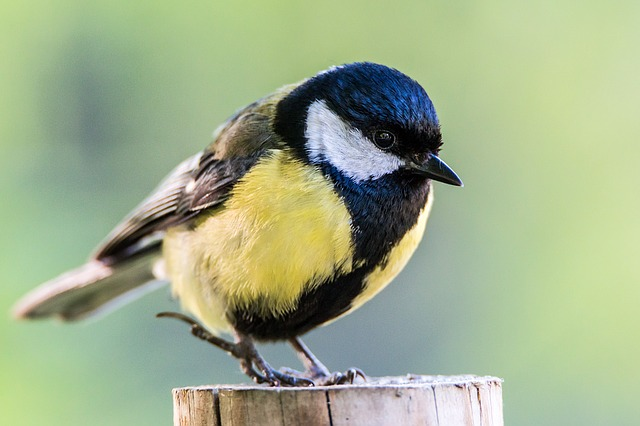
#> input picture OpenCv/OMES/4)Invertir_Imagenes/ave.jpg, 640 x 426 px
$ python Flip.py
#> lines starting #> are read from the running program, lines starting #| are printed output that depends on the picture
import cv2

#Inversion de arriba abajo
imagen = cv2.imread('ave.jpg')
#> imagen is the input picture: shape (426, 640, 3); mean B, G, R 139.9, 174.4, 159.9
flip0 = cv2.flip(imagen,0)
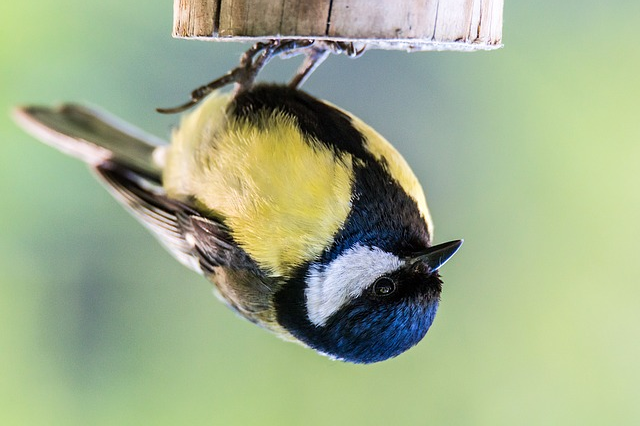
#> flip0: shape (426, 640, 3); mean B, G, R 139.9, 174.4, 159.9
cv2.imshow('flip0',flip0)
cv2.waitKey(0)

#Inversion de lateral
imagen = cv2.imread('ave.jpg')
flip1 = cv2.flip(imagen,1)
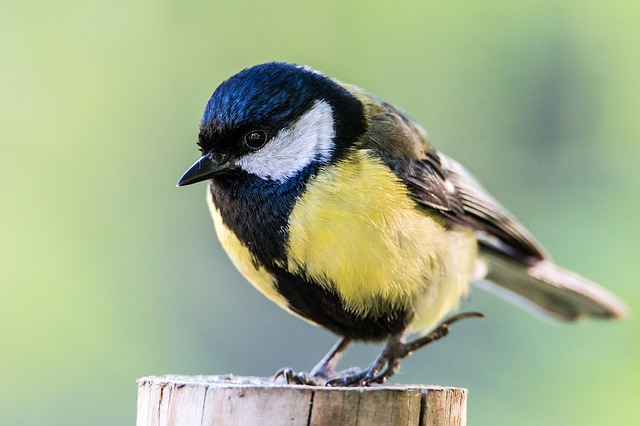
#> flip1: shape (426, 640, 3); mean B, G, R 139.9, 174.4, 159.9
cv2.imshow('flip1',flip1)
cv2.waitKey(0)

#Inversion combinada de lo anterior
imagen = cv2.imread('ave.jpg')
flip_1 = cv2.flip(imagen,-1)
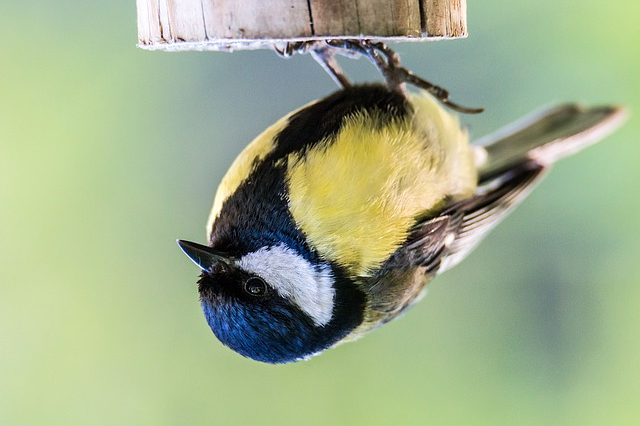
#> flip_1: shape (426, 640, 3); mean B, G, R 139.9, 174.4, 159.9
cv2.imshow('flip_1',flip_1)
cv2.waitKey(0)
